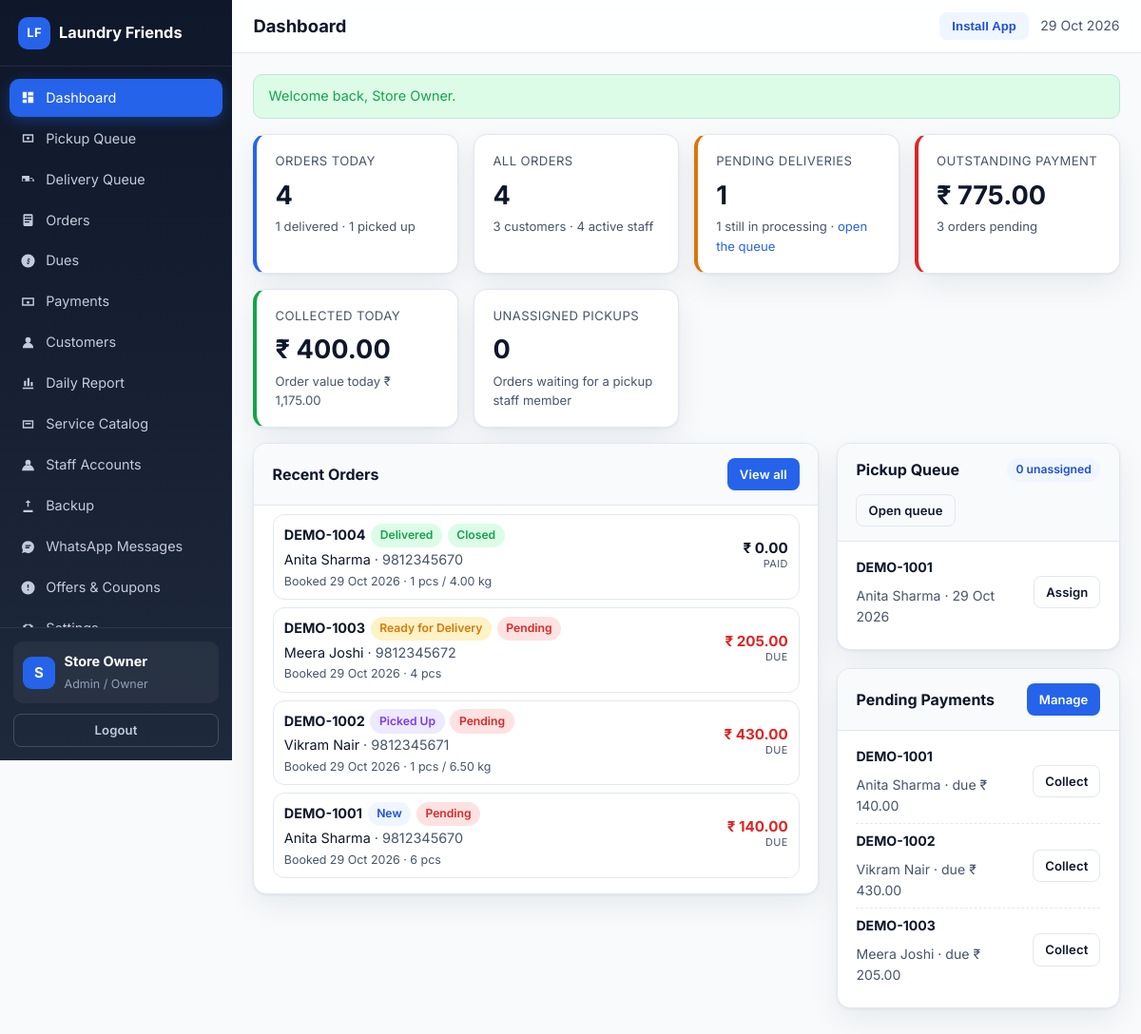
The app's page /admin/index.php (signed in) with its own data.
### tables this page shows
CREATE TABLE IF NOT EXISTS users (
  id INT UNSIGNED AUTO_INCREMENT PRIMARY KEY,
  role ENUM('super_admin','admin','staff','customer') NOT NULL DEFAULT 'customer',
  name VARCHAR(100) NOT NULL,
  email VARCHAR(150) NULL,
  phone VARCHAR(20) NULL,
  phone_key VARCHAR(20) NULL,
  password_hash VARCHAR(255) NOT NULL,
  is_active TINYINT(1) NOT NULL DEFAULT 1,
  must_change_password TINYINT(1) NOT NULL DEFAULT 0,
  last_login_at DATETIME NULL,
  created_by INT UNSIGNED NULL,
  created_at DATETIME NOT NULL DEFAULT CURRENT_TIMESTAMP,
  updated_at DATETIME NOT NULL DEFAULT CURRENT_TIMESTAMP ON UPDATE CURRENT_TIMESTAMP,
  UNIQUE KEY uq_users_email (email),
  UNIQUE KEY uq_users_phone_key (phone_key),
  KEY idx_users_role (role),
  KEY idx_users_active (is_active)
);

CREATE TABLE IF NOT EXISTS orders (
  id INT UNSIGNED AUTO_INCREMENT PRIMARY KEY,
  order_number VARCHAR(30) NOT NULL,
  customer_id INT UNSIGNED NOT NULL,
  source ENUM('customer','admin') NOT NULL DEFAULT 'admin',
  pricing_mode ENUM('per_item','per_kg') NOT NULL DEFAULT 'per_item',
  status ENUM('new','pickup_assigned','picked_up','processing','ready_for_delivery','out_for_delivery','delivered','cancelled') NOT NULL DEFAULT 'new',
  payment_status ENUM('pending','partial','paid') NOT NULL DEFAULT 'pending',
  order_date DATE NOT NULL,
  scheduled_pickup_date DATE NULL,
  scheduled_delivery_date DATE NULL,
  contact_name VARCHAR(100) NOT NULL,
  contact_phone VARCHAR(20) NOT NULL,
  delivery_address TEXT NOT NULL,
  pickup_latitude DECIMAL(10,7) NULL,
  pickup_longitude DECIMAL(10,7) NULL,
  pickup_place_id VARCHAR(255) NULL,
  pickup_staff_id INT UNSIGNED NULL,
  delivery_staff_id INT UNSIGNED NULL,
  pickup_assigned_at DATETIME NULL,
  delivery_assigned_at DATETIME NULL,
  pickup_completed_at DATETIME NULL,
  delivery_completed_at DATETIME NULL,
  subtotal DECIMAL(12,2) NOT NULL DEFAULT 0,
  discount_amount DECIMAL(12,2) NOT NULL DEFAULT 0,
  delivery_charge DECIMAL(12,2) NOT NULL DEFAULT 0,
  tax_amount DECIMAL(12,2) NOT NULL DEFAULT 0,
  total_amount DECIMAL(12,2) NOT NULL DEFAULT 0,
  paid_amount DECIMAL(12,2) NOT NULL DEFAULT 0,
  notes TEXT NULL,
  staff_notes TEXT NULL,
  created_by INT UNSIGNED NULL,
  created_at DATETIME NOT NULL DEFAULT CURRENT_TIMESTAMP,
  updated_at DATETIME NOT NULL DEFAULT CURRENT_TIMESTAMP ON UPDATE CURRENT_TIMESTAMP,
  UNIQUE KEY uq_orders_number (order_number),
  KEY idx_orders_customer (customer_id),
  KEY idx_orders_status (status),
  KEY idx_orders_pickup_staff (pickup_staff_id),
  KEY idx_orders_delivery_staff (delivery_staff_id),
  KEY idx_orders_payment (payment_status),
  KEY idx_orders_date (order_date)
);

### admin/index.php (the view, shortened to what the rows shown need)
<?php
require_once dirname(__DIR__) . '/includes/layout.php';
require_once dirname(__DIR__) . '/includes/orders.php';
require_once dirname(__DIR__) . '/includes/order-tiles.php';
$user = require_admin();
$today = today();
$counts = order_summary_counts('order_date = ?', [$today]);
$allCounts = order_summary_counts();
$recentOrders = db_all('SELECT * FROM orders ORDER BY id DESC LIMIT 8');
$pendingPayments = db_all(
    "SELECT o.*, c.name AS customer_name FROM orders o
     JOIN customers c ON c.id = o.customer_id
     WHERE o.payment_status <> 'paid' AND o.status <> 'cancelled'
     ORDER BY o.order_date ASC LIMIT 6"
);
$pickupQueue = db_all(
    "SELECT o.*, c.name AS customer_name FROM orders o
     JOIN customers c ON c.id = o.customer_id
     WHERE o.status IN ('new','pickup_assigned') ORDER BY o.scheduled_pickup_date ASC, o.id ASC LIMIT 6"
);
layout_start('Dashboard', 'app');
?>
<div class="card-grid mb-1">
    <div class="stat-card accent">
        <div class="label">Orders Today</div>
        <div class="value"><?= e((string) $counts['total']) ?></div>
        <div class="hint"><?= e((string) $counts['delivered']) ?> delivered &middot; <?= e((string) $counts['picked_up']) ?> picked up</div>
    </div>
</div>
<div class="detail-grid">
    <div>
        <div class="panel">
            <div class="panel-head">
                <h2>Recent Orders</h2>
            </div>
            <div class="panel-body tight">
                <?php if ($recentOrders === []): ?>
                    <div class="empty-state">No orders yet.</div>
                <?php else: ?>
                    <?php foreach ($recentOrders as $order): ?>
                        <?php
                        $recentNote = 'Booked ' . format_date((string) $order['order_date']) . ' · ' . order_items_summary((int) $order['id']);
                        order_tile($order, [
                            'note' => $recentNote,
                            'actions' => '<a class="btn btn-sm btn-ghost" href="' . e(url('admin/order-view.php?id=' . (int) $order['id'])) . '">Open</a>',
                        ]);
                        ?>
                    <?php endforeach; ?>
                <?php endif; ?>
            </div>
        </div>
    </div>
    <div>
        <div class="panel">
            <div class="panel-head">
                <h2>Pickup Queue</h2>
            </div>
            <div class="panel-body tight">
                <?php if ($pickupQueue === []): ?>
                    <div class="empty-state">No orders waiting for pickup.</div>
                <?php else: ?>
                    <?php foreach ($pickupQueue as $order): ?>
                        <div class="mini-row">
                            <div class="mini-row-main">
                                <strong><?= e($order['order_number']) ?></strong>
                                <span class="subtle"><?= e($order['contact_name']) ?> · <?= e(format_date((string) $order['scheduled_pickup_date'])) ?></span>
                            </div>
                            <div class="mini-row-side">
                                <a class="btn btn-sm btn-ghost" href="<?= e(url('admin/order-view.php?id=' . (int) $order['id'])) ?>">Assign</a>
                            </div>
                        </div>
                    <?php endforeach; ?>
                <?php endif; ?>
            </div>
        </div>
        <div class="panel">
            <div class="panel-head">
                <h2>Pending Payments</h2>
            </div>
            <div class="panel-body tight">
                <?php if ($pendingPayments === []): ?>
                    <div class="empty-state">All payments are settled.</div>
                <?php else: ?>
                    <?php foreach ($pendingPayments as $order): ?>
                        <div class="mini-row">
                            <div class="mini-row-main">
                                <strong><?= e($order['order_number']) ?></strong>
                                <span class="subtle"><?= e($order['contact_name']) ?> · due <?= e(money((float) $order['total_amount'] - (float) $order['paid_amount'])) ?></span>
                            </div>
                            <div class="mini-row-side">
                                <a class="btn btn-sm btn-ghost" href="<?= e(url('admin/payments.php?order=' . (int) $order['id'])) ?>">Collect</a>
                            </div>
                        </div>
                    <?php endforeach; ?>
                <?php endif; ?>
            </div>
        </div>
    </div>
</div>
<?php layout_end(); ?>

### includes/layout.php (shortened to what the rows shown need)
<?php
function layout_nav_items(): array
{
    $user = current_user();
    return [];
}
function layout_is_active(string $href): bool
{
    $self = basename($_SERVER['SCRIPT_NAME'] ?? '');
    $target = basename($href);
    if ($self === $target) {
        return true;
    }
    $selfDir = basename(dirname($_SERVER['SCRIPT_NAME'] ?? ''));
    $targetDir = basename(dirname($href));
    return $self === $target && $selfDir === $targetDir;
}
function layout_start(string $title, string $layout = 'app'): void
{
    $user = current_user();
    ?><!DOCTYPE html>
<html lang="en">
<head>
<link rel="stylesheet" href="<?= e(asset('assets/css/app.css')) ?>">
</head>
<body class="layout-<?= e($layout) ?>">
<?php if ($layout === 'public'): ?>
<header class="public-header">
    <div class="container nav-row">
        <a class="brand" href="<?= e(url('index.php')) ?>">
            <span class="brand-mark">LF</span>
            <span><?= e(APP_NAME) ?></span>
        </a>
        <nav class="public-nav">
            <a href="<?= e(url('index.php')) ?>#services">Services</a>
            <a href="<?= e(url('index.php')) ?>#how">How it works</a>
            <a href="<?= e(url('index.php')) ?>#contact">Contact</a>
            <button class="btn btn-soft btn-sm install-btn" type="button" data-install-app>Install App</button>
            <?php if ($user !== null): ?>
                <a class="btn btn-primary btn-sm" href="<?= e(url(home_for_role($user['role']))) ?>">Go to Dashboard</a>
                <a class="btn btn-ghost btn-sm" href="<?= e(url('logout.php')) ?>">Logout</a>
            <?php else: ?>
                <a class="btn btn-ghost btn-sm" href="<?= e(url('login.php')) ?>">Login</a>
                <a class="btn btn-primary btn-sm" href="<?= e(url('customer/schedule-pickup.php')) ?>">Schedule Pickup</a>
            <?php endif; ?>
        </nav>
    </div>
</header>
<?php elseif ($layout === 'app'): ?>
<div class="app-shell">
    <aside class="sidebar" id="sidebar">
        <div class="sidebar-brand">
            <a class="brand" href="<?= e(url('index.php')) ?>">
                <span class="brand-mark">LF</span>
                <span><?= e(APP_NAME) ?></span>
            </a>
        </div>
        <nav class="sidebar-nav">
            <?php foreach (layout_nav_items() as $item): ?>
                <a class="nav-link<?= layout_is_active($item['href']) ? ' active' : '' ?>" href="<?= e(url($item['href'])) ?>">
                    <svg viewBox="0 0 24 24" aria-hidden="true"><path d="<?= e($item['icon']) ?>"/></svg>
                    <span><?= e($item['label']) ?></span>
                </a>
            <?php endforeach; ?>
        </nav>
        <div class="sidebar-footer">
            <div class="user-chip">
                <div class="avatar"><?= e(strtoupper(mb_substr($user['name'] ?? 'U', 0, 1))) ?></div>
                <div>
                    <strong><?= e($user['name'] ?? 'Guest') ?></strong>
                    <small><?= e(role_label($user['role'] ?? '')) ?></small>
                </div>
            </div>
            <a class="btn btn-ghost btn-sm btn-block" href="<?= e(url('logout.php')) ?>">Logout</a>
        </div>
    </aside>
    <div class="app-main">
        <header class="app-topbar">
            <h1 class="page-title"><?= e($title) ?></h1>
            <div class="topbar-right">
                <button class="btn btn-sm btn-soft install-btn" type="button" data-install-app>Install App</button>
                <span class="today-label"><?= e(date('d M Y')) ?></span>
            </div>
        </header>
        <main class="app-content">
<?php endif; ?>
<?php
}
function layout_end(): void
{
    $layout = $GLOBALS['__layout'] ?? 'app';
    ?>
<?php if ($layout === 'app'): ?>
        </main>
    </div>
</div>
<?php elseif ($layout === 'customer'): ?>
</main>
<?php layout_bottom_nav(); ?>
<?php endif; ?>
</body>
</html>
<?php
}
function layout_bottom_nav(): void
{
    $user = current_user();
    if ($user === null || !in_array($user['role'], array_merge(staff_roles(), ['customer']), true)) {
        return;
    }
    ?>
    <?php
}

### includes/order-tiles.php (shortened to what the rows shown need)
<?php
function order_tile(array $order, array $options = []): void
{
    $orderId = (int) $order['id'];
    $total = (float) ($order['total_amount'] ?? 0);
    $paid = (float) ($order['paid_amount'] ?? 0);
    $due = max(0.0, $total - $paid);
    $paidUp = (string) ($order['payment_status'] ?? '') === 'paid';
    $closed = order_is_closed($order);
    $status = (string) ($order['status'] ?? '');
    $note = (string) ($options['note'] ?? '');
    $oldDues = $options['old_dues'] ?? null;
    ?>
    <article class="tile<?= $oldDues !== null && (float) $oldDues > 0 ? ' tile-has-dues' : '' ?>">
        <details class="tile-fold"<?= !empty($options['open']) ? ' open' : '' ?>>
            <summary class="tile-head">
                <div class="tile-main">
                    <div class="tile-line">
                        <strong class="tile-id"><?= e((string) ($order['order_number'] ?? ('#' . $orderId))) ?></strong>
                        <span class="badge <?= e(status_badge($status)) ?>"><?= e(order_status_label($status)) ?></span>
                        <?php if (!$paidUp): ?>
                            <span class="badge <?= e(status_badge((string) ($order['payment_status'] ?? 'pending'))) ?>"><?= e(payment_status_label((string) ($order['payment_status'] ?? 'pending'))) ?></span>
                        <?php endif; ?>
                        <?php if ($closed): ?>
                            <span class="badge badge-success" title="Delivered and fully paid - no more items can be added">Closed</span>
                        <?php endif; ?>
                    </div>
                    <div class="tile-cust">
                        <?= e((string) ($order['contact_name'] ?? '')) ?>
                        <?php if (!empty($order['contact_phone'])): ?>
                            <span class="subtle"> &middot; <?= e((string) $order['contact_phone']) ?></span>
                        <?php endif; ?>
                    </div>
                    <?php if ($note !== ''): ?>
                        <div class="tile-note"><?= e($note) ?></div>
                    <?php endif; ?>
                </div>
                <div class="tile-side">
                    <strong class="tile-money<?= $due > 0 ? ' is-due' : '' ?>"><?= e(money($due)) ?></strong>
                    <span class="tile-money-label"><?= $due > 0 ? 'due' : ($paidUp ? 'paid' : 'balance') ?></span>
                </div>
            </summary>
        </details>
    </article>
    <?php
}
    ?>

### records on screen
users: name "S", name "Store Owner", role "Admin / Owner", is_active "1"
orders: order_number "DEMO-1004", status "Delivered", payment_status "Closed", contact_name "Anita Sharma", contact_phone "9812345670", note "Booked 29 Oct 2026 · 1 pcs / 4.00 kg", money($due) "₹ 0.00"
orders: order_number "DEMO-1003", status "Ready for Delivery", payment_status "Pending", contact_name "Meera Joshi", contact_phone "9812345672", note "Booked 29 Oct 2026 · 4 pcs", money($due) "₹ 205.00", shows "DUE", money((float) $order['total_amount'] - (float) $order['paid_amount']) "₹ 205.00"
orders: order_number "DEMO-1002", status "Picked Up", payment_status "Pending", contact_name "Vikram Nair", contact_phone "9812345671", note "Booked 29 Oct 2026 · 1 pcs / 6.50 kg", money($due) "₹ 430.00", shows "DUE", money((float) $order['total_amount'] - (float) $order['paid_amount']) "₹ 430.00"
orders: order_number "DEMO-1001", status "New", payment_status "Pending", contact_name "Anita Sharma", contact_phone "9812345670", note "Booked 29 Oct 2026 · 6 pcs", money($due) "₹ 140.00", shows "DUE", scheduled_pickup_date "29 Oct 2026", money((float) $order['total_amount'] - (float) $order['paid_amount']) "₹ 140.00"

### other values on screen
APP_NAME "Laundry Friends"
$item['label'] "Dashboard"
$item['label'] "Pickup Queue"
$item['label'] "Delivery Queue"
$item['label'] "Orders"
$item['label'] "Dues"
$item['label'] "Payments"
$item['label'] "Customers"
$item['label'] "Daily Report"
$item['label'] "Service Catalog"
$item['label'] "Staff Accounts"
$item['label'] "Backup"
$item['label'] "WhatsApp Messages"
$item['label'] "Offers & Coupons"
$title "Dashboard"
